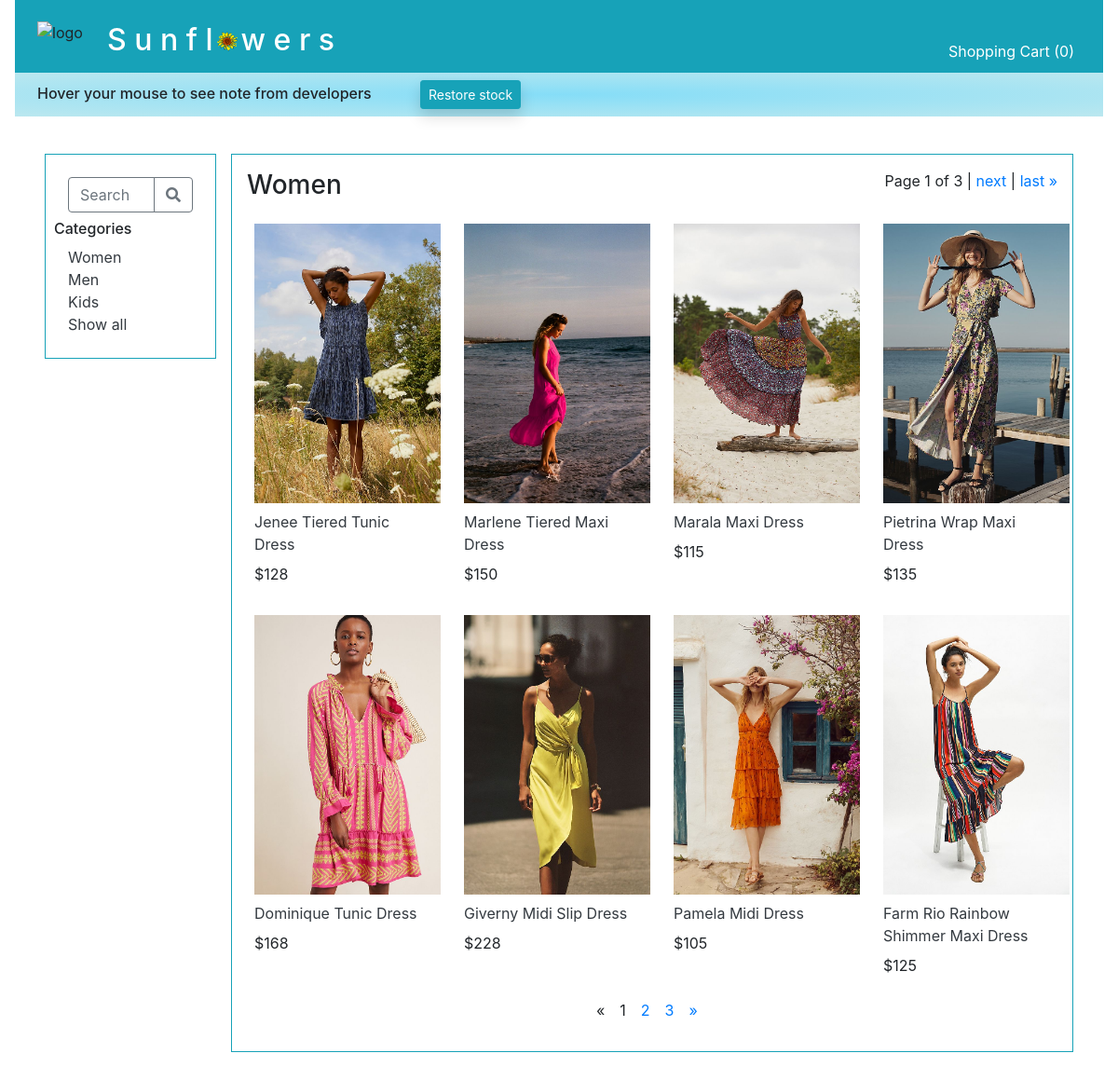
The page /product/category/1 on the database its author committed.
### main/models.py (models this page shows, shortened)
class Category(models.Model):
    name = models.CharField(max_length=255)
    cat_photo = models.ImageField(upload_to='categories', blank=True)

class Photo(models.Model):
    img = models.ImageField(upload_to='products', blank=True)
    type_of_photo = models.ForeignKey(
        PhotoType,
        related_name='photos_included',
        on_delete=models.CASCADE
    )
    for_product = models.ForeignKey(
        Product,
        related_name='photos',
        on_delete=models.CASCADE
    )

class Product(models.Model):
    name = models.CharField(max_length=255, default="")
    desc= models.TextField(default="")
    quantity_purchased = models.IntegerField(default=0)
    quantity_sold = models.IntegerField(default=0)
    quantity_available = models.IntegerField(default=0)
    temp_quan_avail = models.IntegerField(default=0)
    unit_price=models.DecimalField(max_digits=5, decimal_places=0)
    category = models.ForeignKey(
        Category,
        related_name='products_included',
        on_delete=models.CASCADE
    )
    objects = ClassManager()

### main/views.py (the view)
# urls.py: path('product/category/<int:cat_id>', views.display_category),
def display_category(request, cat_id, sort_by="no_sort" ):
    product_list = Product.objects.filter(category_id=cat_id).exclude(temp_quan_avail=0)
    if sort_by == "price":
        products_by_price = product_list.order_by("unit_price")
        product_list = products_by_price
    if sort_by == "popularity":
        products_by_popularity = product_list.order_by("-quantity_available")
        product_list = products_by_popularity
    page = request.GET.get('page', 1)
    paginator = Paginator(product_list, 8)
    try:
        all_products = paginator.page(page)
    except PageNotAnInteger:
        all_products = paginator.page(1)
    except EmptyPage:
        all_products = paginator.page(paginator.num_pages)
    page_number = request.GET.get('page')
    page_obj = paginator.get_page(page_number)
    if "cart_dict" not in request.session:
        quantity_in_cart = 0
    else:
        quantity_in_cart = 0
        for key in request.session["cart_dict"]:
            quantity_in_cart += request.session["cart_dict"][key]
    products_in_this_category = Product.objects.filter(category_id=cat_id)
    for each_product in products_in_this_category:
        photos = Photo.objects.filter(for_product = each_product)
        for photo in photos:
            if photo.type_of_photo_id == 1:
                photo.type_of_photo_id = 2
                photo.save()
        first_photo = photos.first()
        first_photo.type_of_photo_id = 1
        first_photo.save()
    context = {
        "all_categories": Category.objects.all(),
        "this_category": Category.objects.get(id=cat_id),
        "all_products": all_products,
        "all_photos": Photo.objects.all(),
        "paginator": paginator,
        'page_obj': page_obj,
        "quantity_in_cart": quantity_in_cart,
    }
    return render(request, '_2_shop_category.html', context)

### main/templates/_2_shop_category.html (shortened to what this page needs)
<!DOCTYPE html>
<html lang="en">
<head>
    {% include "_0_head_tags.html" %}
</head>
<body>
    <div id="container">
        {% include "_0_top_nav_bar.html" %}
        {% include "_0_left_nav_bar.html" %}
        <div class="col border border-info p-3">
            <div class="row">
                <div class="col-6 h3">{{ this_category.name }}</div>
                <div class="col text-right mb-1">
                    <span class="step-links">
                        <span class="current">
                            Page {{ page_obj.number }} of {{ page_obj.paginator.num_pages }} |
                        </span>
                        {% if page_obj.has_next %}
                        <a href="?page={{ page_obj.next_page_number }}">next</a> |
                        <a href="?page={{ page_obj.paginator.num_pages }}">last &raquo;</a>
                        {% endif %}
                    </span>
                </div>
            </div>
            <div style="min-width:800px;" class="row mt-2">
                {% for product in all_products %}
                {% if product.category_id == this_category.id and product.temp_quan_avail > 0 %}
                <div class="col-3">
                    {% for photo in all_photos %}
                    {% if photo.type_of_photo_id == 1 and photo.for_product_id == product.id %}
                    <div class="row m-2"><img class="" width="200" src="{{ photo.img.url }}"></div>
                    {% endif %}
                    {% endfor %}
                    <a class="row text-dark m-2" href="/product/category/{{ this_category.id }}/item/{{ product.id }}">{{ product.name }}</a>
                    <div class="row mb-4">
                        <div class="col m-2t ml-2">${{ product.unit_price }}</div>
                    </div>
                </div>
                {% endif %}
                {% endfor %}
            </div>
            <div class="row">
                <div class="col-4 offset-5 text-center">
                    {% if all_products.has_other_pages %}
                    <ul class="pagination">
                        {% if all_products.has_previous %}
                        <li><a href="?page={{ all_products.previous_page_number }}">&laquo;</a></li>
                        {% else %}
                        <li class="disabled"><span>&laquo;</span></li>
                        {% endif %}
                        {% for i in all_products.paginator.page_range %}
                        {% if all_products.number == i %}
                        <li class="active ml-3"><span>{{ i }} <span class="sr-only">(current)</span> </span></li>
                        {% else %}
                        <li><a class="ml-3" href="?page={{ i }}">{{ i }}</a></li>
                        {% endif %}
                        {% endfor %}
                        {% if all_products.has_next %}
                        <li><a class="ml-3" href="?page={{ all_products.next_page_number }}">&raquo;</a></li>
                        {% else %}
                        <li class="disabled"><span>&raquo;</span></li>
                        {% endif %}
                    </ul>
                    {% endif %}
                </div>
            </div>
        </div>
    </div>
</body>
</html>

### main/templates/_0_left_nav_bar.html (shortened to what this page needs)
<!DOCTYPE html>
<html lang="en">
<link rel="stylesheet" href="main/static/projectStyle.css">
<head>
    {% load static %}
    <link rel="stylesheet" href="{% static 'projectStyle.css' %}">
</head>
<body>
    <div class="row mx-3">
        <div id="side" class="col-sm-auto mr-3  border-info p-3">
    <div id="left_nav_bar" class="row mx-3">
        <div class=" col-2 mr-3 border border-info p-4"
        style="height: 220px;"
        >
        <div class="row mb-2">
            <div class="col ">
                <form style="display:inline" class="m-0" action="{% url 'search' %}" method="GET">
                <div class="input-group">
                        <input name="search" class="form-control border-secondary py-2" type="text" placeholder="Search">
                    <div class="input-group-append">
                        <button class="btn btn-outline-secondary" type="submit">
                            <i class="fa fa-search"></i>
                        </button>
                    </div>
                </form>
                </div>
            </div>
        </div>
        <div class="row h6">Categories</div>
        {% for category in all_categories %}
        <a class="text-dark" href="/product/category/{{ category.id }}">{{ category.name }}</a><br>
        {% endfor %}
        <a class="text-dark" href="/">Show all</a>
    </div>
</body>
</html>

### main/templates/_0_left_nav_bar.html (style rules this page uses)
#side { height: fit-content; overflow-wrap: break-word; }

### rows shown on the page
Category: name "Women"
Category: name "Men"
Category: name "Kids"
Product: name "Jenee Tiered Tunic Dress", unit_price "128"
Photo: img (picture)
Product: name "Marlene Tiered Maxi Dress", unit_price "150"
Photo: img (picture)
Product: name "Marala Maxi Dress", unit_price "115"
Photo: img (picture)
Product: name "Pietrina Wrap Maxi Dress", unit_price "135"
Photo: img (picture)
Product: name "Dominique Tunic Dress", unit_price "168"
Photo: img (picture)
Product: name "Giverny Midi Slip Dress", unit_price "228"
Photo: img (picture)
Product: name "Pamela Midi Dress", unit_price "105"
Photo: img (picture)
Product: name "Farm Rio Rainbow Shimmer Maxi Dress", unit_price "125"
Photo: img (picture)

### other values the page prints
{{ quantity_in_cart }} "0"
{{ page_obj.number }} "1"
{{ page_obj.paginator.num_pages }} "3"
{{ i }} "1"
{{ i }} "2" "3"
